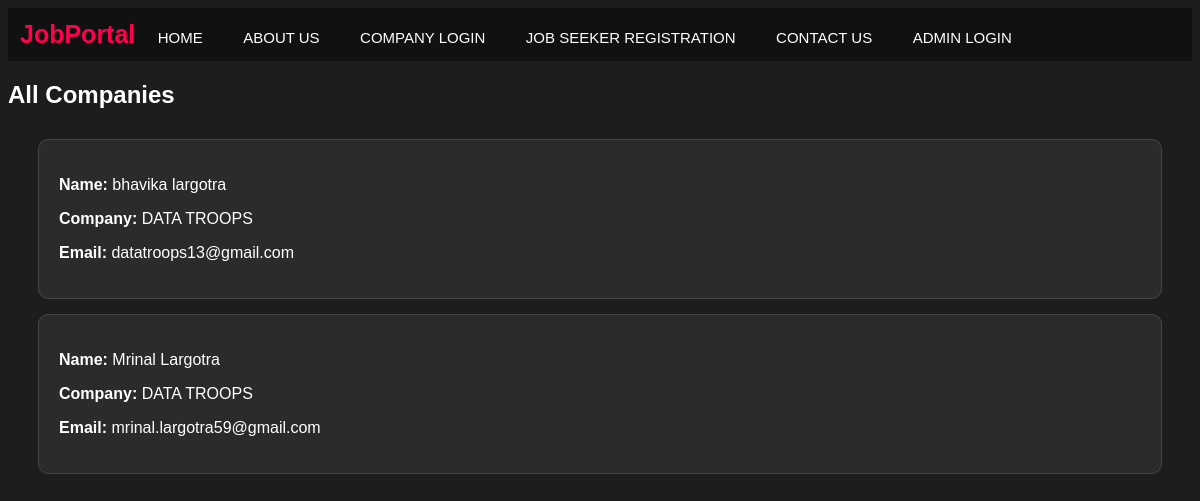
/admin/employers (signed in), run on the app's committed database.
### models.py (models this page shows)
class Employer(UserMixin, db.Model):
    id = db.Column(db.Integer, primary_key=True)
    name = db.Column(db.String(150))
    company = db.Column(db.String(150))
    email = db.Column(db.String(150), unique=True)
    password = db.Column(db.String(200))
    logo = db.Column(db.String(255))

### app.py (the view)
@app.route('/admin/employers')
def admin_employers():
    if not session.get('admin'):
        return redirect(url_for('admin_login'))
    employers = Employer.query.all()
    return render_template('admin_employers.html', employers=employers)

### templates/admin_employers.html
{% extends "base.html" %}
{% block content %}
<h2 class="dashboard-title">All Companies</h2>
<div class="job-list">
{% for e in employers %}
  <div class="job-card">
    <p><b>Name:</b> {{ e.name }}</p>
    <p><b>Company:</b> {{ e.company }}</p>
    <p><b>Email:</b> {{ e.email }}</p>
  </div>
{% endfor %}
</div>
{% endblock %}

### static/css/style.css (style rules this page uses)
body { background: #1d1d1d; color: white; font-family: Arial, sans-serif; }
.job-list { margin:30px; }
.job-card { background:#2b2b2b; padding:20px; margin-bottom:15px; border-radius:10px; border:1px solid #444; }

### data on the page
Employer: name "bhavika largotra", company "DATA TROOPS", email "datatroops13@gmail.com"
Employer: name "Mrinal Largotra", company "DATA TROOPS", email "mrinal.largotra59@gmail.com"
